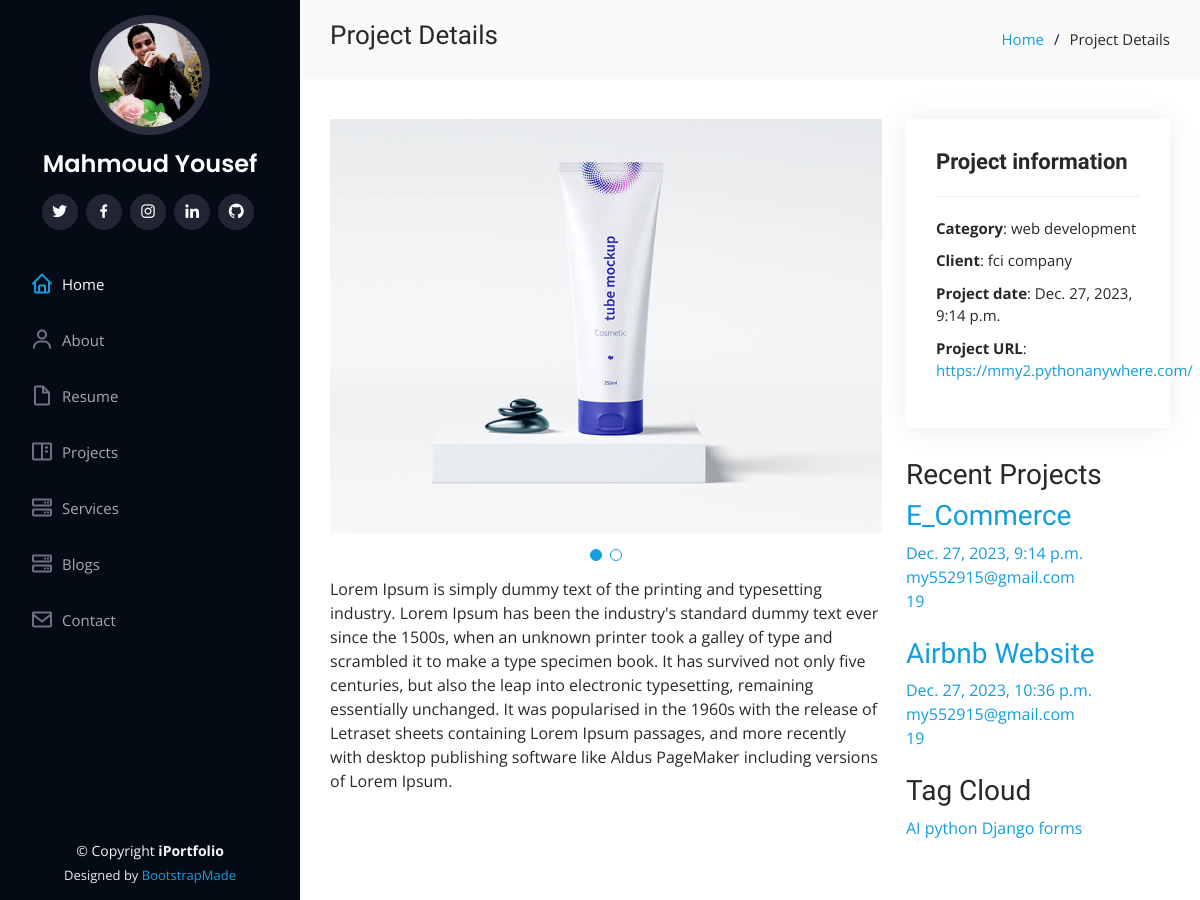
The app's page /prjects/e_commerce, older data.
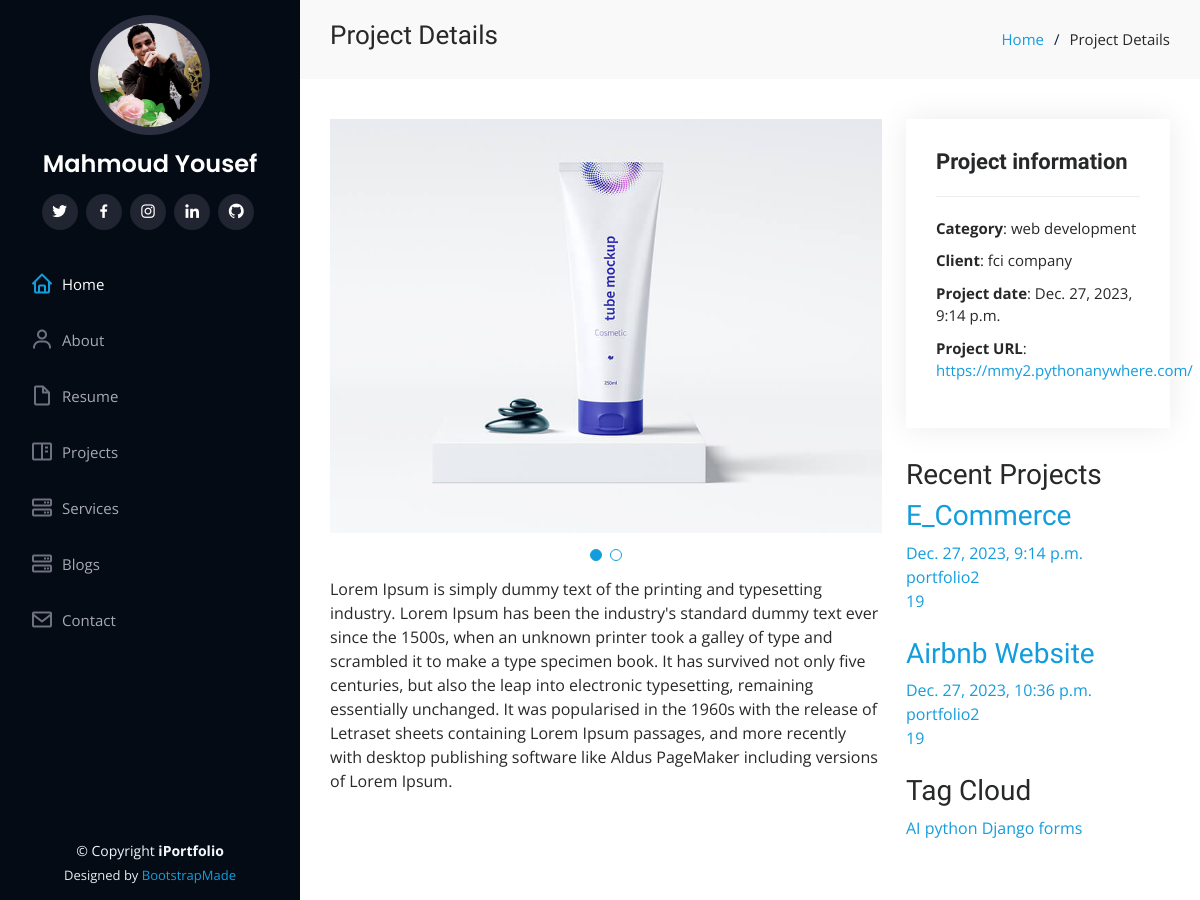
The same page, newer data.
### projects/models.py (models this page shows, shortened)
class Projects(models.Model):
    auther = models.ForeignKey(User, related_name="project_auther",verbose_name=('auther'), on_delete=models.CASCADE)
    title = models.CharField(max_length=100,verbose_name=('title'))
    tags = TaggableManager(("tags"))
    image = models.ImageField(("image"),upload_to='projects/')
    created_at = models.DateTimeField( ("created_at"),default=timezone.now)
    description = models.TextField(("description"),max_length=100000)
    categoryproject = models.ForeignKey('CategoryProject',related_name='project_category',verbose_name=('categoryproject'),on_delete=models.CASCADE)
    slug = models.SlugField(null=True,blank=True)
    url = models.CharField(null=True,blank=True, max_length=50)
    client = models.CharField(null=True,blank=True, max_length=50)
    def __str__(self):
        return self.title
    def get_absolute_url(self):
        return reverse("projects:project_detail", kwargs={"slug": self.slug})

class CategoryProject(models.Model):
    name = models.CharField(max_length=60)
    def __str__(self):
        return self.name

### projects/views.py (the view)
# urls.py: path('<slug:slug>' , views.ProjectDetail.as_view() , name='project_detail'),
class ProjectDetail(DetailView):
    model = Projects
    def get_context_data(self, **kwargs):
        context = super().get_context_data(**kwargs)
        context["categories"] = CategoryProject.objects.all().annotate(project_count=Count('project_category'))
        context["tags"] = Tag.objects.all()
        context["recent_project"] = Projects.objects.all()[:3]
        return context

### projects/templates/projects/projects_detail.html (shortened to what this page needs)
{% extends "base.html" %}
{% load static %}
{% block body %}
<main id="main">
    <section id="breadcrumbs" class="breadcrumbs">
        <div class="container">
            <div class="d-flex justify-content-between align-items-center">
                <h2>Project Details</h2>
                <ol>
                    <li><a href="/">Home</a></li>
                    <li>Project Details</li>
                </ol>
            </div>
        </div>
    </section>
    <section id="portfolio-details" class="portfolio-details">
        <div class="container">
            <div class="row gy-4">
                <div class="col-lg-8">
                    <div class="portfolio-details-slider swiper">
                        <div class="swiper-wrapper align-items-center">
                            {% for image in object.project_image.all  %}
                            <div class="swiper-slide">
                                <img src="{{image.image.url}}" alt="">
                            </div>
                            {% endfor %}
                        </div>
                        <div class="swiper-pagination"></div>
                    </div>
                    <p>{{object.description}}</p>
                </div>
                <div class="col-lg-4">
                    <div class="portfolio-info">
                        <h3>Project information</h3>
                        <ul>
                            <li><strong>Category</strong>: {{object.categoryproject}}</li>
                            <li><strong>Client</strong>: {{object.client}}</li>
                            <li><strong>Project date</strong>: {{object.created_at}}</li>
                            <li><strong>Project URL</strong>: <a href="{{object.url}}">{{object.url}}</a></li>
                        </ul>
                    </div>
                    <div class="portfolio-description">
                        <div class="sidebar-box ftco-animate">
                            <h3 class="heading-sidebar">Recent Projects</h3>
                            {% for project in recent_project  %}
                            <div class="block-21 mb-4 d-flex">
                                <div class="text">
                                    <h3 class="heading"><a href="{{project.get_absolute_url}}">{{project}}</a></h3>
                                    <div class="meta">
                                        <div><a href="{{project.get_absolute_url}}">{{project.created_at}}</a></div>
                                        <div><a href="{{project.get_absolute_url}}">{{project.auther}}</a></div>
                                        <div><a href="{{project.get_absolute_url}}">
                                                19</a>
                                        </div>
                                    </div>
                                </div>
                            </div>
                            {% endfor %}
                        </div>
                    </div>
                    <h3 class="heading-sidebar">Tag Cloud</h3>
                    <div class="tagcloud">
                        {% for tag in tags  %}
                        <a href="{% url 'projects:project_by_tags' tag %}" class="tag-cloud-link">{{tag}}</a>
                        {% endfor %}
                    </div>
                </div>
            </div>
        </div>
    </section>
</main>
{% endblock %}

Row changes from the older to the newer data that the page shows:
changed through a linked row, Projects "E_Commerce": auther "my552915@gmail.com" → "portfolio2"
changed through a linked row, Projects "Airbnb Website": auther "my552915@gmail.com" → "portfolio2"
